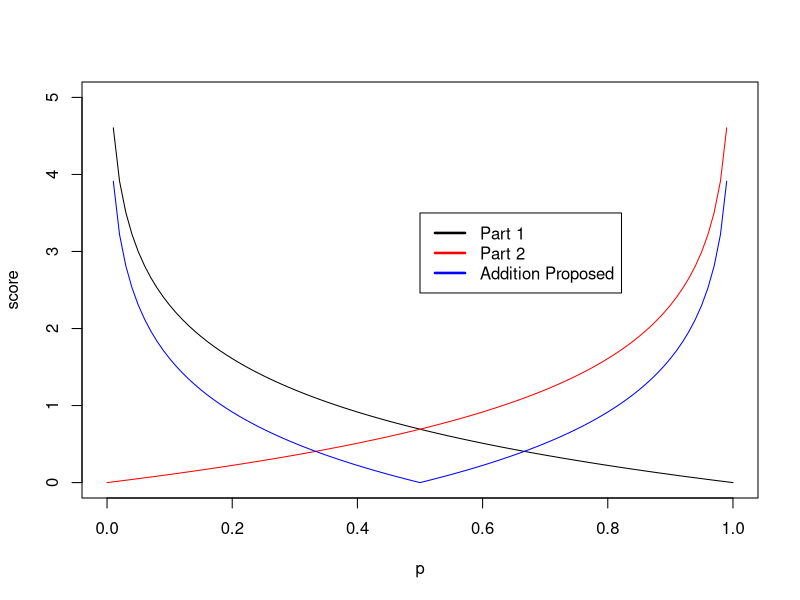
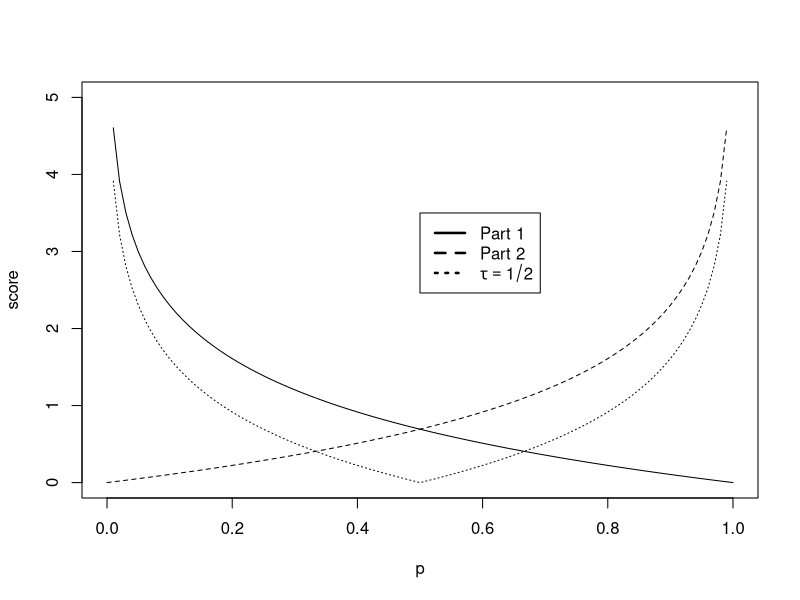

These charts were generated, in order, by the following R code:
### code to make the loss functions all on one figure for the paper. 
getwd()
setwd('/Users/rlucas7/NCAA/figures')
x<-seq(0,1,by=0.01)
#l1<- -log(1-2*abs(.5-x))
#l2<- - log(1-abs(.5-x))
l3<- - log(1-abs(1-x))
l4<- - log(1-abs(0-x))
l5<- -log(1-2*abs(0.5-x))
# l5<- -log(1-x) # this equals, l4, the case of eqn (8) with y_i==0
# l6<- -abs(.5-x)*log(abs(.5-x)) # don't use this one, 
#plot the function versus p to see why

pdf(file='loss_function_plot_col.pdf')
plot(x,l3,type='l', xlab='p', ylab='score',ylim=c(0,5))
#abline(h=0)
#lines(x,l2,col='green')
lines(x,l4,col='red')
lines(x,l5,col='blue')
#lines(x,l5,col='purple') 
legend(.5,3.5,c('Part 1','Part 2','Addition Proposed'), lty=c(1,1), lwd=c(2.5,2.5),col=c("black",'red','blue'))
dev.off()


pdf(file='loss_function_plot_bw.pdf')
plot(x,l3,type='l', xlab='p', ylab='score',ylim=c(0,5))
#abline(h=0)
#lines(x,l2,col='green')
#lines(x,l4,col='red')
lines(x,l4,lty=2)
lines(x,l5,lty=3) 
legend(.5,3.5,c('Part 1','Part 2',expression(tau == 1/2)), lty=c(1,2,3), lwd=c(2.5,2.5))
dev.off()


# # pdf(file='loss_function_plot_bw.pdf')
# plot(x,l1,type='l', xlab='p', ylab='score')
# lines(x,l2,lty=2)
# lines(x,l3,lty=3)
# lines(x,l4,lty=4)
# #lines(x,l6,lty=5) 
# #legend(.5,3.5,c('(6)','(7)','(8a)','(8b)','(alt)'), lty=c(1,2,3,4,5), lwd=c(2.5,2.5))
# legend(.5,3.5,c('(6)','(7)','(8a)','(8b)'), lty=c(1,2,3,4), lwd=c(2.5,2.5))
# dev.off()
